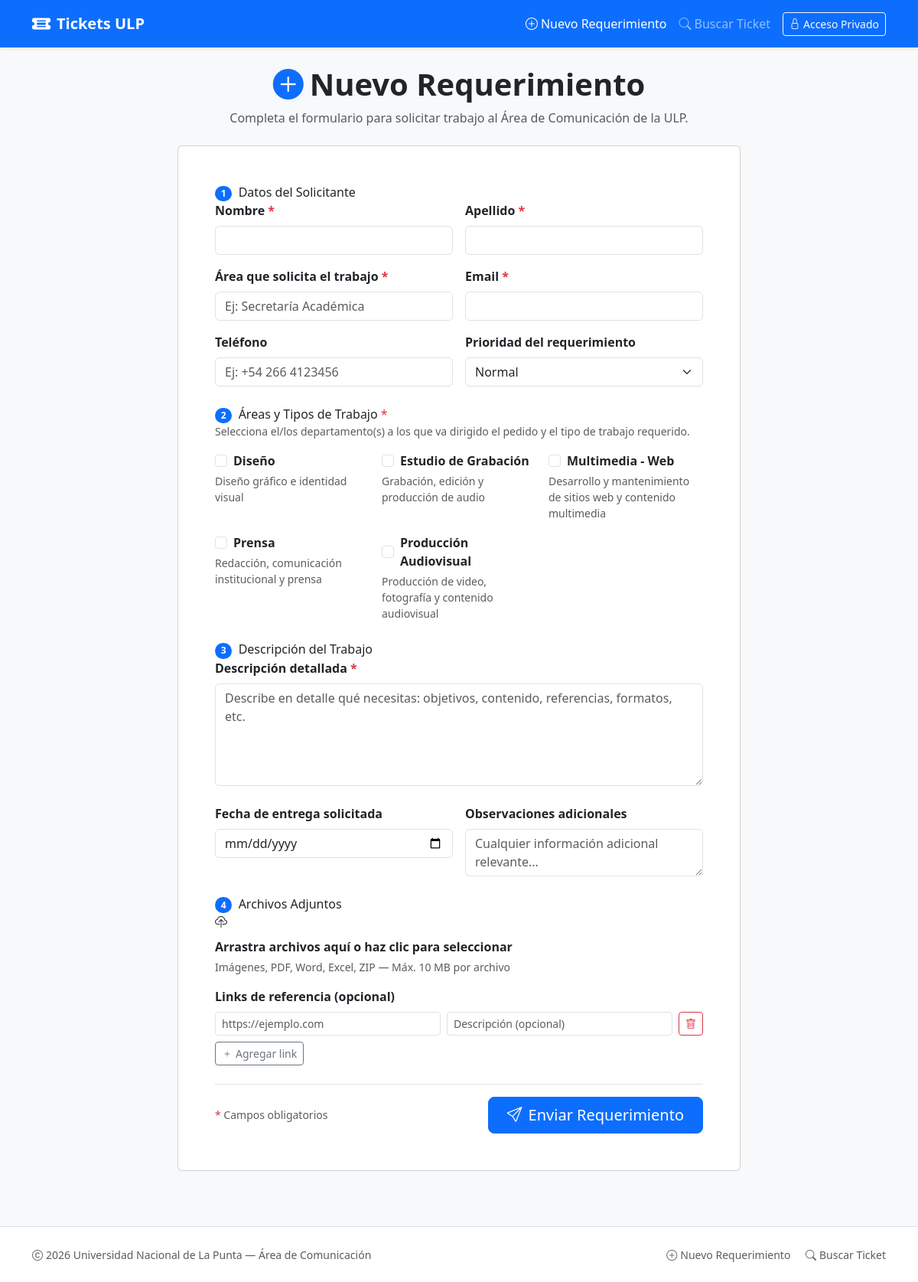
Screenshot of /nuevo-requerimiento.php with the database file from the repository.
### tables this page shows
CREATE TABLE `areas` (
  `id` INT(11) UNSIGNED NOT NULL AUTO_INCREMENT,
  `nombre` VARCHAR(100) NOT NULL,
  `descripcion` TEXT DEFAULT NULL,
  `activo` TINYINT(1) NOT NULL DEFAULT 1,
  `created_at` TIMESTAMP NOT NULL DEFAULT CURRENT_TIMESTAMP,
  `updated_at` TIMESTAMP NOT NULL DEFAULT CURRENT_TIMESTAMP ON UPDATE CURRENT_TIMESTAMP,
  PRIMARY KEY (`id`)
);

### config/database.php (called while the page is built, shortened)
<?php
class Database {
    private static ?PDO $instance = null;
    public static function getInstance(): PDO {
        if (self::$instance === null) {
            $dsn = sprintf(
                'mysql:host=%s;port=%s;dbname=%s;charset=%s',
                DB_HOST, DB_PORT, DB_NAME, DB_CHARSET
            );
            $options = [
                PDO::ATTR_ERRMODE            => PDO::ERRMODE_EXCEPTION,
                PDO::ATTR_DEFAULT_FETCH_MODE => PDO::FETCH_ASSOC,
                PDO::ATTR_EMULATE_PREPARES   => false,
                PDO::MYSQL_ATTR_INIT_COMMAND => "SET NAMES utf8mb4 COLLATE utf8mb4_unicode_ci",
            ];
            try {
                self::$instance = new PDO($dsn, DB_USER, DB_PASS, $options);
            } catch (PDOException $e) {
                error_log('Database connection error: ' . $e->getMessage());
                $isApi = (str_contains($_SERVER['CONTENT_TYPE'] ?? '', 'json') ||
                          str_contains($_SERVER['HTTP_ACCEPT'] ?? '', 'json'));
                if ($isApi) {
                    header('Content-Type: application/json');
                    die(json_encode(['error' => 'Error de conexión a la base de datos.']));
                }
                die('<div style="font-family:sans-serif;padding:2rem;text-align:center"><h2>Error de conexión</h2><p>No se pudo conectar a la base de datos. Por favor contacta al administrador del sistema.</p></div>');
            }
        }
        return self::$instance;
    }
}
function db(): PDO {
    return Database::getInstance();
}

### nuevo-requerimiento.php (the view, shortened to what this page needs)
<?php
require_once __DIR__ . '/config/database.php';
$success     = false;
$ticketNumero = null;
$areas = db()->query("SELECT * FROM areas WHERE activo = 1 ORDER BY nombre")->fetchAll();
include __DIR__ . '/includes/header.php';
?>
<?php if ($success): ?>
<div class="row justify-content-center">
    <div class="col-md-8 col-lg-6 text-center fade-in-up">
        <div class="card form-public-card p-4 p-md-5">
            <div class="mb-4">
                <div class="text-success" style="font-size: 5rem;"><i class="bi bi-check-circle-fill"></i></div>
                <h2 class="fw-bold mt-3">¡Requerimiento enviado!</h2>
                <p class="text-muted mb-3">Tu solicitud fue recibida correctamente. Guarda tu número de ticket para dar seguimiento.</p>
                <div class="alert alert-success fs-4 fw-bold letter-spacing">
                    <i class="bi bi-ticket-detailed me-2"></i><?= htmlspecialchars($ticketNumero) ?>
                </div>
                <p class="text-muted small">Puedes consultar el estado de tu ticket en cualquier momento.</p>
            </div>
            <div class="d-flex justify-content-center gap-3 flex-wrap">
                <a href="<?= APP_URL ?>/buscar-ticket.php?numero=<?= urlencode($ticketNumero) ?>" class="btn btn-primary">
                    <i class="bi bi-search me-2"></i>Ver estado
                </a>
                <a href="<?= APP_URL ?>/nuevo-requerimiento.php" class="btn btn-outline-secondary">
                    <i class="bi bi-plus-circle me-2"></i>Nuevo requerimiento
                </a>
            </div>
        </div>
    </div>
</div>
<?php else: ?>
<div class="row justify-content-center">
    <div class="col-lg-10 col-xl-8">
        <div class="text-center mb-4">
            <h1 class="fw-bold"><i class="bi bi-plus-circle-fill text-primary me-2"></i>Nuevo Requerimiento</h1>
            <p class="text-muted">Completa el formulario para solicitar trabajo al Área de Comunicación de la ULP.</p>
        </div>
        <div class="card form-public-card">
            <div class="card-body p-4 p-md-5">
                <form method="POST" enctype="multipart/form-data" class="needs-validation" novalidate>
                    <div class="form-step-title">
                        <span class="badge bg-primary rounded-pill me-1">1</span>
                        Datos del Solicitante
                    </div>
                    <div class="row g-3 mb-4">
                        <div class="col-md-6">
                            <label class="form-label fw-semibold" for="nombre">Nombre <span class="text-danger">*</span></label>
                            <input type="text" class="form-control" id="nombre" name="nombre"
                                value="<?= htmlspecialchars($_POST['nombre'] ?? '') ?>" required maxlength="100">
                        </div>
                        <div class="col-md-6">
                            <label class="form-label fw-semibold" for="apellido">Apellido <span class="text-danger">*</span></label>
                            <input type="text" class="form-control" id="apellido" name="apellido"
                                value="<?= htmlspecialchars($_POST['apellido'] ?? '') ?>" required maxlength="100">
                        </div>
                        <div class="col-md-6">
                            <label class="form-label fw-semibold" for="area_solicitante">Área que solicita el trabajo <span class="text-danger">*</span></label>
                            <input type="text" class="form-control" id="area_solicitante" name="area_solicitante"
                                value="<?= htmlspecialchars($_POST['area_solicitante'] ?? '') ?>"
                                required maxlength="150" placeholder="Ej: Secretaría Académica">
                        </div>
                        <div class="col-md-6">
                            <label class="form-label fw-semibold" for="email">Email <span class="text-danger">*</span></label>
                            <input type="email" class="form-control" id="email" name="email"
                                value="<?= htmlspecialchars($_POST['email'] ?? '') ?>" required maxlength="150">
                        </div>
                        <div class="col-md-6">
                            <label class="form-label fw-semibold" for="telefono">Teléfono</label>
                            <input type="tel" class="form-control" id="telefono" name="telefono"
                                value="<?= htmlspecialchars($_POST['telefono'] ?? '') ?>" maxlength="50"
                                placeholder="Ej: +54 266 4123456">
                        </div>
                        <div class="col-md-6">
                            <label class="form-label fw-semibold" for="prioridad">Prioridad del requerimiento</label>
                            <select class="form-select" id="prioridad" name="prioridad">
                                <option value="normal"  <?= (($_POST['prioridad'] ?? 'normal') === 'normal')  ? 'selected' : '' ?>>Normal</option>
                            </select>
                        </div>
                    </div>
                    <div class="form-step-title">
                        <span class="badge bg-primary rounded-pill me-1">2</span>
                        Áreas y Tipos de Trabajo <span class="text-danger">*</span>
                    </div>
                    <p class="text-muted small mb-3">Selecciona el/los departamento(s) a los que va dirigido el pedido y el tipo de trabajo requerido.</p>
                    <div class="row g-3 mb-4">
                        <?php foreach ($areas as $area): ?>
                        <div class="col-md-6 col-lg-4">
                            <div class="area-checkbox-card <?= in_array((string)$area['id'], (array)($_POST['areas'] ?? [])) ? 'selected' : '' ?>"
                                 data-area-id="<?= $area['id'] ?>">
                                <div class="d-flex align-items-center gap-2">
                                    <input type="checkbox" class="form-check-input mt-0" name="areas[]"
                                        value="<?= $area['id'] ?>" id="area_<?= $area['id'] ?>"
                                        <?= in_array((string)$area['id'], (array)($_POST['areas'] ?? [])) ? 'checked' : '' ?>>
                                    <label class="form-check-label fw-semibold w-100" for="area_<?= $area['id'] ?>" style="cursor:pointer">
                                        <?= htmlspecialchars($area['nombre']) ?>
                                    </label>
                                </div>
                                <?php if (!empty($area['descripcion'])): ?>
                                <p class="text-muted small mb-0 mt-1"><?= htmlspecialchars($area['descripcion']) ?></p>
                                <?php endif; ?>
                            </div>
                        </div>
                        <?php endforeach; ?>
                    </div>
                    <div class="form-step-title">
                        <span class="badge bg-primary rounded-pill me-1">3</span>
                        Descripción del Trabajo
                    </div>
                    <div class="mb-4">
                        <label class="form-label fw-semibold" for="descripcion">Descripción detallada <span class="text-danger">*</span></label>
                        <textarea class="form-control" id="descripcion" name="descripcion" rows="5" required
                            placeholder="Describe en detalle qué necesitas: objetivos, contenido, referencias, formatos, etc."><?= htmlspecialchars($_POST['descripcion'] ?? '') ?></textarea>
                    </div>
                    <div class="row g-3 mb-4">
                        <div class="col-md-6">
                            <label class="form-label fw-semibold" for="fecha_entrega">Fecha de entrega solicitada</label>
                            <input type="date" class="form-control" id="fecha_entrega" name="fecha_entrega"
                                value="<?= htmlspecialchars($_POST['fecha_entrega'] ?? '') ?>"
                                min="<?= date('Y-m-d') ?>">
                        </div>
                        <div class="col-md-6">
                            <label class="form-label fw-semibold" for="observaciones">Observaciones adicionales</label>
                            <textarea class="form-control" id="observaciones" name="observaciones" rows="2"
                                placeholder="Cualquier información adicional relevante..."><?= htmlspecialchars($_POST['observaciones'] ?? '') ?></textarea>
                        </div>
                    </div>
                    <div class="form-step-title">
                        <span class="badge bg-primary rounded-pill me-1">4</span>
                        Archivos Adjuntos
                    </div>
                    <div class="mb-3">
                        <div class="upload-zone mb-2" id="uploadZone">
                            <i class="bi bi-cloud-upload d-block mb-2"></i>
                            <p class="mb-1 fw-semibold">Arrastra archivos aquí o haz clic para seleccionar</p>
                            <p class="text-muted small mb-0">Imágenes, PDF, Word, Excel, ZIP &mdash; Máx. 10 MB por archivo</p>
                        </div>
                    </div>
                    <div class="mb-4">
                        <label class="form-label fw-semibold">Links de referencia (opcional)</label>
                        <div id="linksContainer">
                            <div class="link-row d-flex gap-2 mb-2">
                                <input type="url" class="form-control form-control-sm" name="links[]" placeholder="https://ejemplo.com">
                                <input type="text" class="form-control form-control-sm" name="links_desc[]" placeholder="Descripción (opcional)">
                                <button type="button" class="btn btn-outline-danger btn-sm remove-link"><i class="bi bi-trash"></i></button>
                            </div>
                        </div>
                        <button type="button" id="addLink" class="btn btn-outline-secondary btn-sm">
                            <i class="bi bi-plus me-1"></i>Agregar link
                        </button>
                    </div>
                    <div class="d-flex justify-content-between align-items-center pt-3 border-top">
                        <p class="text-muted small mb-0"><span class="text-danger">*</span> Campos obligatorios</p>
                        <button type="submit" class="btn btn-primary btn-lg px-4">
                            <i class="bi bi-send me-2"></i>Enviar Requerimiento
                        </button>
                    </div>
                </form>
            </div>
        </div>
    </div>
</div>
<?php endif; ?>
<?php include __DIR__ . '/includes/footer.php'; ?>

### rows the page displays
areas: nombre "Diseño", descripcion "Diseño gráfico e identidad visual"
areas: nombre "Estudio de Grabación", descripcion "Grabación, edición y producción de audio"
areas: nombre "Multimedia - Web", descripcion "Desarrollo y mantenimiento de sitios web y contenido multimedia"
areas: nombre "Prensa", descripcion "Redacción, comunicación institucional y prensa"
areas: nombre "Producción Audiovisual", descripcion "Producción de video, fotografía y contenido audiovisual"
